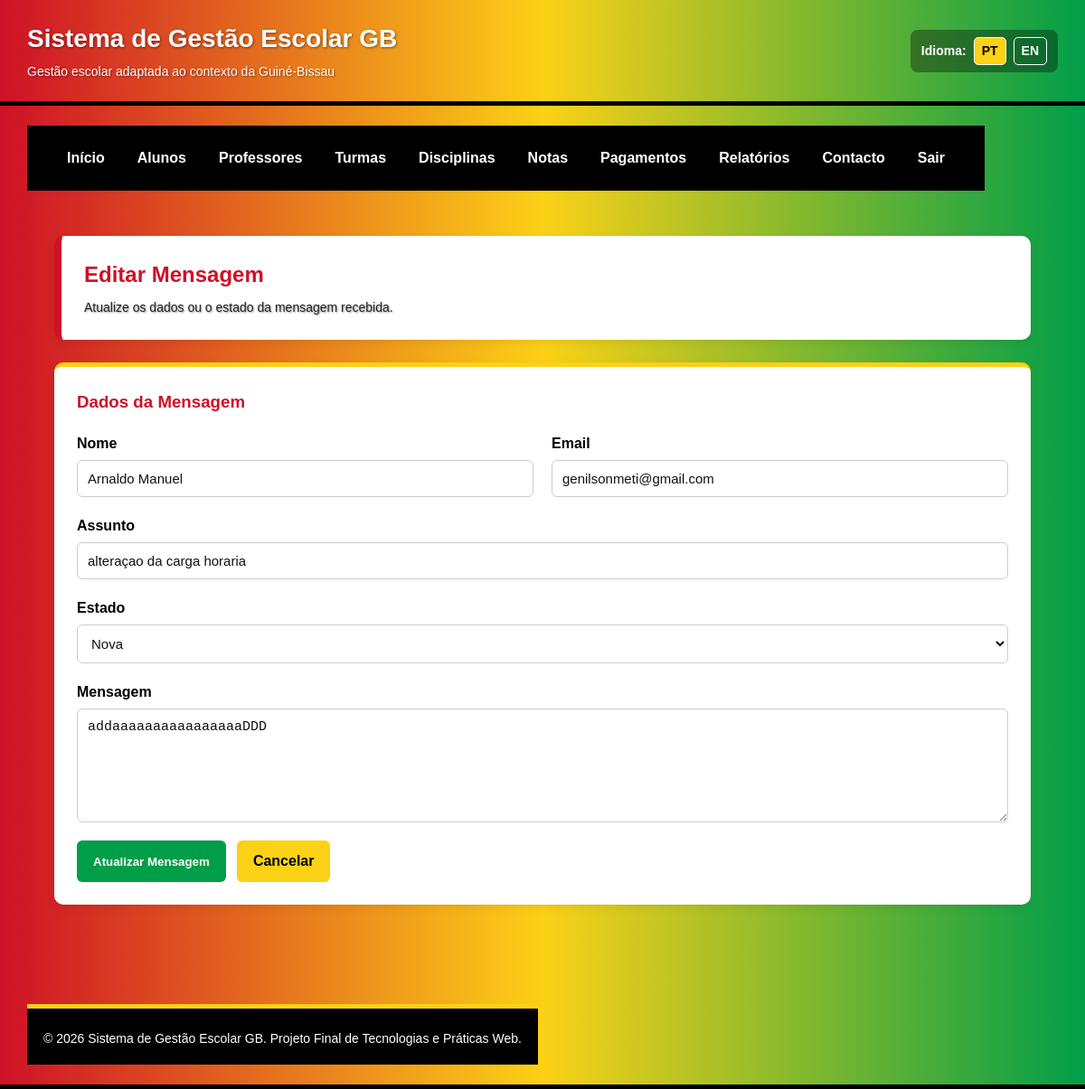
The app's page /editar_mensagem.php?id=2 with its own data.
### tables this page shows
CREATE TABLE IF NOT EXISTS `mensagens_contacto` (
  `id_mensagem` int NOT NULL AUTO_INCREMENT,
  `nome` varchar(120) NOT NULL,
  `email` varchar(120) NOT NULL,
  `assunto` varchar(150) NOT NULL,
  `mensagem` text NOT NULL,
  `estado` enum('nova','lida','respondida') DEFAULT 'nova',
  `criado_em` datetime DEFAULT CURRENT_TIMESTAMP,
  PRIMARY KEY (`id_mensagem`)
);

### editar_mensagem.php (the view, shortened to what this page needs)
<?php
require_once 'config/conexao.php';
$id_mensagem = intval($_GET["id"]);
$sql = "SELECT * FROM mensagens_contacto WHERE id_mensagem = ?";
$stmt = mysqli_prepare($conn, $sql);
mysqli_stmt_bind_param($stmt, "i", $id_mensagem);
mysqli_stmt_execute($stmt);
$resultado = mysqli_stmt_get_result($stmt);
$registo = mysqli_fetch_assoc($resultado);
?>
<?php include 'includes/header.php'; ?>
<?php include 'includes/menu.php'; ?>
<main class="conteudo">
    <section class="cabecalho-pagina">
        <h2>Editar Mensagem</h2>
        <p>Atualize os dados ou o estado da mensagem recebida.</p>
    </section>
    <section class="formulario-container">
        <h3>Dados da Mensagem</h3>
        <form class="formulario" method="post" action="editar_mensagem.php?id=<?php echo $id_mensagem; ?>">
            <div class="campo">
                <label for="nome_contacto">Nome</label>
                <input
                    type="text"
                    id="nome_contacto"
                    name="nome_contacto"
                    required
                    maxlength="120"
                    value="<?php echo htmlspecialchars($registo['nome']); ?>">
            </div>
            <div class="campo">
                <label for="email_contacto">Email</label>
                <input
                    type="email"
                    id="email_contacto"
                    name="email_contacto"
                    required
                    value="<?php echo htmlspecialchars($registo['email']); ?>">
            </div>
            <div class="campo campo-largo">
                <label for="assunto_contacto">Assunto</label>
                <input
                    type="text"
                    id="assunto_contacto"
                    name="assunto_contacto"
                    required
                    maxlength="150"
                    value="<?php echo htmlspecialchars($registo['assunto']); ?>">
            </div>
            <div class="campo">
                <label for="estado_mensagem">Estado</label>
                <select id="estado_mensagem" name="estado_mensagem" required>
                    <option value="nova" <?php if ($registo['estado'] === 'nova') echo 'selected'; ?>>Nova</option>
                </select>
            </div>
            <div class="campo campo-largo">
                <label for="mensagem_contacto">Mensagem</label>
                <textarea
                    id="mensagem_contacto"
                    name="mensagem_contacto"
                    rows="6"
                    required><?php echo htmlspecialchars($registo['mensagem']); ?></textarea>
            </div>
            <div class="botoes-formulario">
                <button type="submit" class="botao">Atualizar Mensagem</button>
                <a href="contacto.php" class="botao-secundario">Cancelar</a>
            </div>
        </form>
    </section>
</main>
<?php include 'includes/footer.php'; ?>

### css/style.css (style rules this page uses)
:root { --gb-vermelho: #CE1126; --gb-amarelo: #FCD116; --gb-verde: #009E49; --gb-preto: #000000; --gb-azul: #003366; --gb-branco: #ffffff; --gb-cinza-fundo: #f4f6f8; --gb-cinza-texto: #222222; --gb-cinza-borda: #dddddd; }
* { margin: 0; padding: 0; box-sizing: border-box; }
html, body { font-family: Arial, Helvetica, sans-serif; background-color: var(--gb-cinza-fundo); color: var(--gb-cinza-texto); line-height: 1.5; }
.topo p { font-size: 14px; margin-top: 5px; color: var(--gb-branco); text-shadow: 1px 1px 2px rgba(0,0,0,0.45); }
.conteudo { padding: 30px; }
.cabecalho-pagina { background-color: var(--gb-branco); padding: 25px; border-radius: 10px; margin-bottom: 25px; box-shadow: 0 3px 10px rgba(0,0,0,0.08); border-left: 8px solid var(--gb-vermelho); }
.cabecalho-pagina h2 { color: var(--gb-vermelho); margin-bottom: 8px; }
.cabecalho-pagina p { color: var(--gb-cinza-texto); }
.formulario-container, .tabela-container, .info-contacto { background-color: var(--gb-branco); padding: 25px; border-radius: 10px; margin-bottom: 30px; box-shadow: 0 3px 10px rgba(0,0,0,0.08); }
.formulario-container { border-top: 5px solid var(--gb-amarelo); }
.formulario-container h3, .tabela-container h3, .info-contacto h3 { color: var(--gb-vermelho); margin-bottom: 20px; }
.formulario { display: flex; flex-wrap: wrap; gap: 20px; }
.campo { flex: 1 1 250px; display: flex; flex-direction: column; }
.campo-largo { flex: 1 1 100%; }
.campo label { font-weight: bold; margin-bottom: 6px; color: var(--gb-preto); }
.campo input, .campo select, .campo textarea { padding: 11px; border: 1px solid #cccccc; border-radius: 6px; font-size: 15px; background-color: var(--gb-branco); color: #111111; }
.botoes-formulario { flex: 1 1 100%; display: flex; gap: 12px; flex-wrap: wrap; }
.botao, .botao-secundario, .acao { display: inline-block; padding: 11px 18px; border-radius: 6px; border: none; cursor: pointer; font-weight: bold; text-decoration: none; transition: 0.3s; }
.botao { background-color: var(--gb-verde); color: var(--gb-branco); }
.botao-secundario { background-color: var(--gb-amarelo); color: var(--gb-preto); }

### records on screen
mensagens_contacto: nome_contacto "Arnaldo Manuel", email_contacto "genilsonmeti@gmail.com", assunto_contacto "alteraçao da carga horaria", estado_mensagem "Nova", mensagem_contacto "addaaaaaaaaaaaaaaaaDDD"

### other values on screen
t("nome_sistema") "Sistema de Gestão Escolar GB"
t("subtitulo_sistema") "Gestão escolar adaptada ao contexto da Guiné-Bissau"
t("idioma") "Idioma"
t("menu_inicio") "Início"
t("menu_alunos") "Alunos"
t("menu_professores") "Professores"
t("menu_turmas") "Turmas"
t("menu_disciplinas") "Disciplinas"
t("menu_notas") "Notas"
t("menu_pagamentos") "Pagamentos"
t("menu_relatorios") "Relatórios"
t("menu_contacto") "Contacto"
